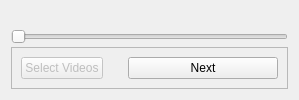
                <widget class="QWidget" name="download_bar_page3">
                 <layout class="QVBoxLayout" name="verticalLayout_8">
                  <property name="spacing">
                   <number>0</number>
                  </property>
                  <item>
                   <widget class="QLabel" name="info_range_slider_label">
                    <property name="maximumSize">
                     <size>
                      <width>16777215</width>
                      <height>30</height>
                     </size>
                    </property>
                    <property name="text">
                     <string/>
                    </property>
                    <property name="alignment">
                     <set>Qt::AlignCenter</set>
                    </property>
                   </widget>
                  </item>
                  <item>
                   <widget class="QLabeledRangeSlider" name="playlist_range_slider">
                    <property name="sizePolicy">
                     <sizepolicy hsizetype="Preferred" vsizetype="Preferred">
                      <horstretch>0</horstretch>
                      <verstretch>0</verstretch>
                     </sizepolicy>
                    </property>
                    <property name="minimumSize">
                     <size>
                      <width>0</width>
                      <height>20</height>
                     </size>
                    </property>
                    <property name="maximumSize">
                     <size>
                      <width>16777215</width>
                      <height>80</height>
                     </size>
                    </property>
                    <property name="orientation">
                     <enum>Qt::Horizontal</enum>
                    </property>
                   </widget>
                  </item>
                  <item alignment="Qt::AlignHCenter">
                   <widget class="QFrame" name="frame_4">
                    <property name="frameShape">
                     <enum>QFrame::StyledPanel</enum>
                    </property>
                    <property name="frameShadow">
                     <enum>QFrame::Raised</enum>
                    </property>
                    <layout class="QHBoxLayout" name="horizontalLayout">
                     <property name="spacing">
                      <number>25</number>
                     </property>
                     <item>
                      <widget class="QPushButton" name="select_videos_btn">
                       <property name="enabled">
                        <bool>false</bool>
                       </property>
                       <property name="text">
                        <string>Select Videos</string>
                       </property>
                      </widget>
                     </item>
                     <item>
                      <widget class="QPushButton" name="next_page_btn">
                       <property name="minimumSize">
                        <size>
                         <width>150</width>
                         <height>0</height>
                        </size>
                       </property>
                       <property name="text">
                        <string>Next</string>
                       </property>
                      </widget>
                     </item>
                    </layout>
                   </widget>
                  </item>
                 </layout>
                </widget>
